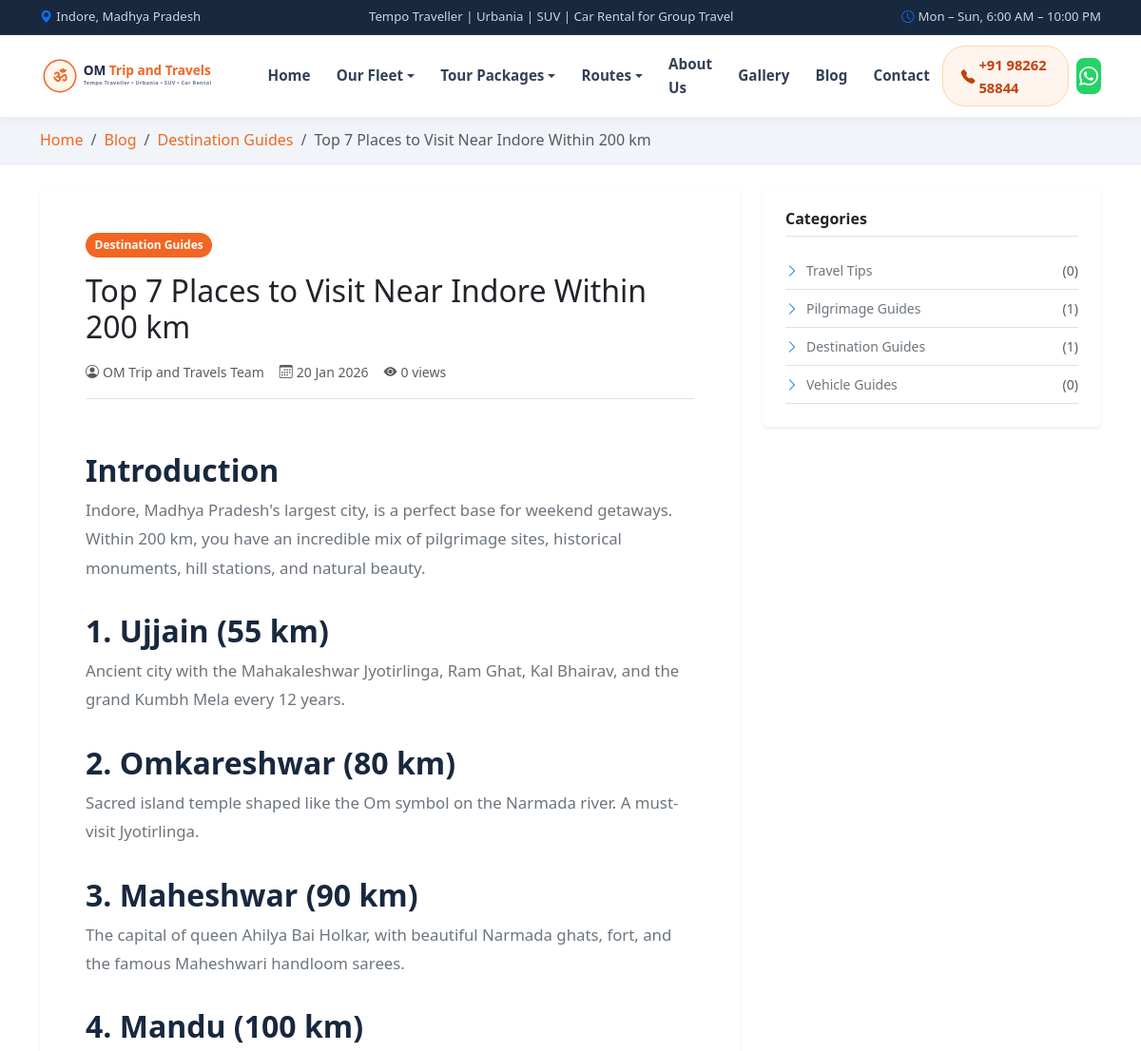
Page /blog/top-places-to-visit-near-indore (upper part) on the earlier database version.
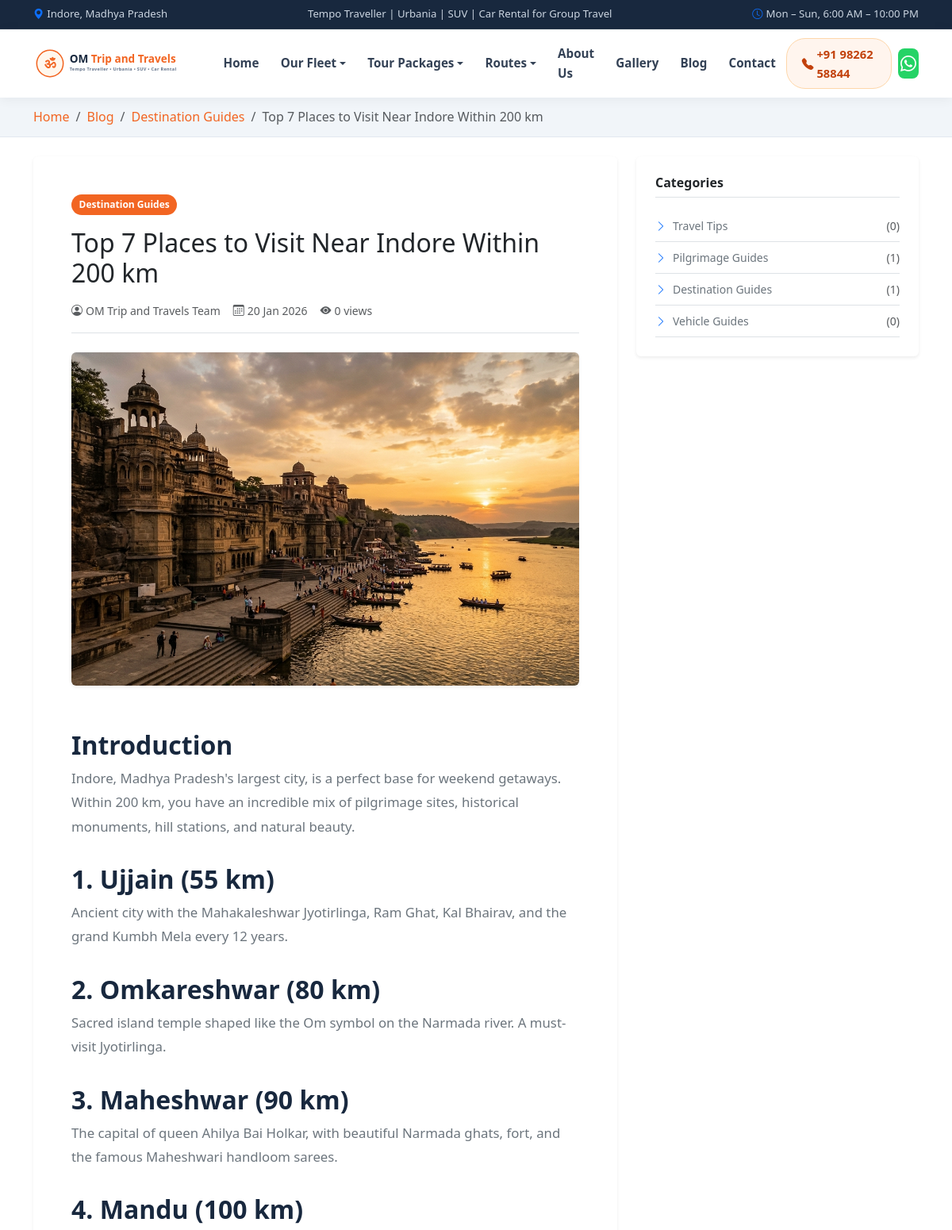
Same page on the later database version.
### tables this page shows
CREATE TABLE IF NOT EXISTS `blog_posts` (
  `id` INT UNSIGNED AUTO_INCREMENT PRIMARY KEY,
  `category_id` INT UNSIGNED NULL,
  `author_id` INT UNSIGNED NULL,
  `title` VARCHAR(300) NOT NULL,
  `slug` VARCHAR(320) UNIQUE NOT NULL,
  `excerpt` VARCHAR(500) NULL,
  `content` LONGTEXT NOT NULL,
  `featured_image` VARCHAR(255) NULL,
  `og_image` VARCHAR(255) NULL,
  `status` ENUM('draft','scheduled','published') NOT NULL DEFAULT 'draft',
  `published_at` DATETIME NULL,
  `meta_title` VARCHAR(255) NULL,
  `meta_description` VARCHAR(500) NULL,
  `views` INT UNSIGNED NOT NULL DEFAULT 0,
  `created_at` DATETIME NOT NULL DEFAULT CURRENT_TIMESTAMP,
  `updated_at` DATETIME NOT NULL DEFAULT CURRENT_TIMESTAMP ON UPDATE CURRENT_TIMESTAMP,
  CONSTRAINT `fk_posts_category` FOREIGN KEY (`category_id`) REFERENCES `blog_categories`(`id`) ON DELETE SET NULL,
  CONSTRAINT `fk_posts_author` FOREIGN KEY (`author_id`) REFERENCES `admins`(`id`) ON DELETE SET NULL,
  INDEX `idx_posts_status` (`status`),
  INDEX `idx_posts_published` (`published_at`),
  INDEX `idx_posts_category` (`category_id`)
);

CREATE TABLE IF NOT EXISTS `blog_categories` (
  `id` INT UNSIGNED AUTO_INCREMENT PRIMARY KEY,
  `name` VARCHAR(100) NOT NULL,
  `slug` VARCHAR(120) UNIQUE NOT NULL,
  `description` VARCHAR(500) NULL,
  `sort_order` SMALLINT NOT NULL DEFAULT 0,
  `is_active` TINYINT(1) NOT NULL DEFAULT 1,
  `created_at` DATETIME NOT NULL DEFAULT CURRENT_TIMESTAMP
);

### app/Core/Controller.php (called while the page is built, shortened)
<?php
abstract class Controller
{
    protected function view(
        string $template,
        array $data = [],
        string|false $layout = ''
    ): void {
        $data = array_merge($this->globalViewData(), $data);
        View::render($template, $data, $layout);
    }
    protected function globalViewData(): array
    {
        return [
            'flash_success' => Session::getFlash('success'),
            'flash_error'   => Session::getFlash('error'),
            'flash_info'    => Session::getFlash('info'),
            'flash_warning' => Session::getFlash('warning'),
            'current_admin' => Session::getAdmin(),
            'current_url'   => currentUrl(),
        ];
    }
}

### app/Controllers/BlogController.php (called while the page is built, shortened)
<?php
class BlogController extends Controller
{
    public function show($params = []): void
    {
        $slug = is_array($params) ? ($params['slug'] ?? (reset($params) ?: '')) : (string)$params;
        $blogModel = new BlogPost();
        $post = $blogModel->findBySlug($slug);
        $this->view('blog/show', compact(
            'post', 'tags', 'related', 'categories', 'pageUrl',
            'pageTitle', 'metaDescription', 'ogImage', 'canonical',
            'schemaMarkup', 'settings'
        ));
    }
}

### public/index.php (called while the page is built, shortened)
<?php
$router = new Router();
$router->get('/', 'App\Controllers\HomeController', 'index');
$router->get('/fleet', 'App\Controllers\FleetController', 'index');
$router->get('/fleet/{slug}', 'App\Controllers\FleetController', 'show');
$router->get('/packages', 'App\Controllers\PackageController', 'index');
$router->get('/packages/{slug}', 'App\Controllers\PackageController', 'show');
$router->get('/blog', 'App\Controllers\BlogController', 'index');
$router->get('/blog/category/{slug}', 'App\Controllers\BlogController', 'category');
$router->get('/blog/tag/{slug}', 'App\Controllers\BlogController', 'tag');
$router->get('/blog/{slug}', 'App\Controllers\BlogController', 'show');
$router->get('/about', 'App\Controllers\PageController', 'about');
$router->get('/contact', 'App\Controllers\PageController', 'contact');
$router->get('/gallery', 'App\Controllers\PageController', 'gallery');
$router->get('/testimonials', 'App\Controllers\PageController', 'testimonials');
$router->get('/faq', 'App\Controllers\PageController', 'faq');
$router->get('/booking', 'App\Controllers\PageController', 'booking');
$router->get('/airport-transfers', 'App\Controllers\PageController', 'airportTransfers');
$router->get('/privacy', 'App\Controllers\PageController', 'privacy');
$router->get('/terms', 'App\Controllers\PageController', 'terms');
$router->get('/sitemap.xml', 'App\Controllers\SeoController', 'sitemap');
$router->get('/robots.txt', 'App\Controllers\SeoController', 'robots');
$router->post('/contact', 'App\Controllers\EnquiryController', 'contactSubmit');
$router->post('/booking', 'App\Controllers\EnquiryController', 'bookingSubmit');
$router->post('/api/click-log', 'App\Controllers\ApiController', 'clickLog');
$router->post('/api/enquiry',   'App\Controllers\ApiController', 'quickEnquiry');
$router->any('/admin/login',   'App\Controllers\Admin\AuthController', 'login');
$router->get('/admin/logout',  'App\Controllers\Admin\AuthController', 'logout');
$router->any('/admin/forgot',  'App\Controllers\Admin\AuthController', 'forgot');
$router->any('/admin/reset',   'App\Controllers\Admin\AuthController', 'reset');
$router->get('/admin',           'App\Controllers\Admin\DashboardController', 'index');
$router->get('/admin/dashboard', 'App\Controllers\Admin\DashboardController', 'index');
$router->get('/admin/enquiries',              'App\Controllers\Admin\EnquiryController', 'index');
$router->get('/admin/enquiries/{id}',         'App\Controllers\Admin\EnquiryController', 'show');
$router->post('/admin/enquiries/{id}/status', 'App\Controllers\Admin\EnquiryController', 'updateStatus');
$router->post('/admin/enquiries/{id}/note',   'App\Controllers\Admin\EnquiryController', 'addNote');
$router->post('/admin/enquiries/{id}/delete', 'App\Controllers\Admin\EnquiryController', 'delete');
$router->get('/admin/vehicles',               'App\Controllers\Admin\VehicleController', 'index');
$router->any('/admin/vehicles/create',        'App\Controllers\Admin\VehicleController', 'create');
$router->any('/admin/vehicles/{id}/edit',     'App\Controllers\Admin\VehicleController', 'edit');
$router->post('/admin/vehicles/{id}/delete',  'App\Controllers\Admin\VehicleController', 'delete');
$router->post('/admin/vehicles/{id}/toggle',  'App\Controllers\Admin\VehicleController', 'toggle');
$router->get('/admin/packages',               'App\Controllers\Admin\PackageController', 'index');
$router->any('/admin/packages/create',        'App\Controllers\Admin\PackageController', 'create');
$router->any('/admin/packages/{id}/edit',     'App\Controllers\Admin\PackageController', 'edit');
$router->post('/admin/packages/{id}/delete',  'App\Controllers\Admin\PackageController', 'delete');
$router->get('/admin/blog',                   'App\Controllers\Admin\BlogController', 'index');
$router->get('/admin/blogs',                  'App\Controllers\Admin\BlogController', 'index');
$router->any('/admin/blog/create',            'App\Controllers\Admin\BlogController', 'create');
$router->any('/admin/blog/{id}/edit',         'App\Controllers\Admin\BlogController', 'edit');
$router->post('/admin/blog/{id}/delete',      'App\Controllers\Admin\BlogController', 'delete');
$router->get('/admin/testimonials',               'App\Controllers\Admin\TestimonialController', 'index');
$router->any('/admin/testimonials/create',        'App\Controllers\Admin\TestimonialController', 'create');
$router->any('/admin/testimonials/{id}/edit',     'App\Controllers\Admin\TestimonialController', 'edit');
$router->post('/admin/testimonials/{id}/delete',  'App\Controllers\Admin\TestimonialController', 'delete');
$router->get('/admin/gallery',                'App\Controllers\Admin\GalleryController', 'index');
$router->any('/admin/gallery/upload',         'App\Controllers\Admin\GalleryController', 'upload');
$router->post('/admin/gallery/{id}/delete',   'App\Controllers\Admin\GalleryController', 'delete');
$router->get('/admin/banners',                'App\Controllers\Admin\BannerController', 'index');
$router->any('/admin/banners/create',         'App\Controllers\Admin\BannerController', 'create');
$router->any('/admin/banners/{id}/edit',      'App\Controllers\Admin\BannerController', 'edit');
$router->post('/admin/banners/{id}/delete',   'App\Controllers\Admin\BannerController', 'delete');
$router->get('/admin/faqs',                   'App\Controllers\Admin\FaqController', 'index');
$router->any('/admin/faqs/create',            'App\Controllers\Admin\FaqController', 'create');
$router->any('/admin/faqs/{id}/edit',         'App\Controllers\Admin\FaqController', 'edit');
$router->post('/admin/faqs/{id}/delete',      'App\Controllers\Admin\FaqController', 'delete');
$router->any('/admin/settings',               'App\Controllers\Admin\SettingsController', 'index');
$router->any('/admin/settings/seo',           'App\Controllers\Admin\SettingsController', 'seo');
$router->any('/admin/settings/whatsapp',      'App\Controllers\Admin\SettingsController', 'whatsapp');
$router->any('/admin/settings/scripts',       'App\Controllers\Admin\SettingsController', 'scripts');
$router->get('/admin/seo',                    'App\Controllers\Admin\SeoController', 'index');
$router->any('/admin/seo/{page_key}',         'App\Controllers\Admin\SeoController', 'edit');
$router->get('/admin/admins',                 'App\Controllers\Admin\AdminUserController', 'index');
$router->any('/admin/admins/create',          'App\Controllers\Admin\AdminUserController', 'create');
$router->any('/admin/admins/{id}/edit',       'App\Controllers\Admin\AdminUserController', 'edit');
$router->post('/admin/admins/{id}/delete',    'App\Controllers\Admin\AdminUserController', 'delete');
$router->any('/admin/change-password',        'App\Controllers\Admin\AdminUserController', 'changePassword');
$router->get('/admin/activity-log',           'App\Controllers\Admin\AdminUserController', 'activityLog');
$router->post('/admin/media/upload',          'App\Controllers\Admin\MediaController', 'upload');
$router->post('/admin/media/delete',          'App\Controllers\Admin\MediaController', 'delete');
$router->setNotFound(function () {
    http_response_code(404);
    View::render('errors/404', ['title' => '404 — Page Not Found'], 'layouts/main');
});
$router->setMethodNotAllowed(function () {
    http_response_code(405);
    echo '<h1>405 — Method Not Allowed</h1>';
});
$router->dispatch();

### app/Core/Database.php (called while the page is built, shortened)
<?php
class Database
{
    private ?PDO $pdo = null;
    private function connect(): void
    {
        $sqlitePath = dirname(__DIR__, 2) . '/storage/database.sqlite';
        $host = env('DB_HOST', 'localhost');
        $port = env('DB_PORT', '3306');
        $name = env('DB_NAME', '');
        $user = env('DB_USER', '');
        $pass = env('DB_PASS', '');
        $dsn = "mysql:host={$host};port={$port};dbname={$name};charset=utf8mb4";
        $options = [
            PDO::ATTR_ERRMODE            => PDO::ERRMODE_EXCEPTION,
            PDO::ATTR_DEFAULT_FETCH_MODE => PDO::FETCH_ASSOC,
            PDO::ATTR_EMULATE_PREPARES   => false,
            PDO::ATTR_TIMEOUT            => 1,
            PDO::MYSQL_ATTR_INIT_COMMAND => "SET NAMES utf8mb4 COLLATE utf8mb4_unicode_ci",
        ];
        try {
            $this->pdo       = new PDO($dsn, $user, $pass, $options);
            $this->connected = true;
        } catch (PDOException $e) {
            $this->connected = false;
            error_log('DB Connection Failed: ' . $e->getMessage());
            if (file_exists($sqlitePath)) {
                try {
                    $this->pdo = new PDO("sqlite:" . $sqlitePath);
                    $this->pdo->setAttribute(PDO::ATTR_ERRMODE, PDO::ERRMODE_EXCEPTION);
                    $this->pdo->setAttribute(PDO::ATTR_DEFAULT_FETCH_MODE, PDO::FETCH_ASSOC);
                    $this->connected = true;
                } catch (\Throwable $ex) {}
            }
        }
    }
    public function query(string $sql, array $params = []): \PDOStatement|false
    {
        try {
            $stmt = $this->pdo->prepare($sql);
            $stmt->execute($params);
            return $stmt;
        } catch (PDOException $e) {
            error_log('DB Query Error: ' . $e->getMessage() . ' | SQL: ' . $sql);
            return false;
        }
    }
    public function fetchOne(string $sql, array $params = []): ?array
    {
        $stmt = $this->query($sql, $params);
        $row = $stmt->fetch();
        return $row ?: null;
    }
}

### app/Helpers/functions.php (called while the page is built, shortened)
<?php
if (!function_exists('env')) {
    function env(string $key, string $default = ''): string
    {
        $value = $_ENV[$key] ?? getenv($key);
        return ($value !== false && $value !== null) ? (string) $value : $default;
    }
}
if (!function_exists('raw')) {
    function raw(mixed $value): string
    {
        return (string) $value;
    }
}
if (!function_exists('formatDate')) {
    function formatDate(string|int $date, string $format = 'd M Y'): string
    {
        $ts = strtotime($date);
        return $ts !== false ? date($format, $ts) : $date;
    }
}

### app/Models/BlogPost.php (called while the page is built, shortened)
<?php
class BlogPost extends BaseModel
{
    public function findBySlug(string $slug): ?array
    {
        $now = date('Y-m-d H:i:s');
        return $this->db->fetchOne("
            SELECT p.*, c.name AS category_name, c.slug AS category_slug, a.name AS author_name
            FROM blog_posts p
            LEFT JOIN blog_categories c ON p.category_id = c.id
            LEFT JOIN admins a ON p.author_id = a.id
            WHERE p.slug = ? AND p.status = 'published' AND p.published_at <= ?
            LIMIT 1
        ", [$slug, $now]);
    }
    public function incrementViews(int $id): void
    {
        $this->db->query("UPDATE blog_posts SET views = views + 1 WHERE id = ?", [$id]);
    }
}

### app/Views/blog/show.php (the view, shortened to what the changed rows need)
<div class="breadcrumb-nav">
    <div class="container">
        <ol class="breadcrumb mb-0 small">
            <li class="breadcrumb-item"><a href="/">Home</a></li>
            <li class="breadcrumb-item"><a href="/blog">Blog</a></li>
            <?php if (!empty($post['category_name'])): ?>
            <li class="breadcrumb-item"><a href="/blog/category/<?= htmlspecialchars($post['category_slug']) ?>"><?= htmlspecialchars($post['category_name']) ?></a></li>
            <?php endif; ?>
            <li class="breadcrumb-item active"><?= htmlspecialchars($post['title']) ?></li>
        </ol>
    </div>
</div>
<div class="container py-4">
    <div class="row g-4">
        <div class="col-lg-8">
            <article class="card p-4 p-md-5 border-0 shadow-sm mb-4">
                <?php if (!empty($post['category_name'])): ?>
                <span class="blog-category-badge align-self-start mb-3"><?= htmlspecialchars($post['category_name']) ?></span>
                <?php endif; ?>
                <h1 class="h2 fw-extrabold mb-3"><?= htmlspecialchars($post['title']) ?></h1>
                <div class="d-flex align-items-center text-muted small mb-4 pb-3 border-bottom">
                    <span class="me-3"><i class="bi bi-person-circle me-1"></i><?= htmlspecialchars($post['author_name'] ?: 'OM Trip and Travels Team') ?></span>
                    <span class="me-3"><i class="bi bi-calendar3 me-1"></i><?= formatDate($post['published_at'] ?? $post['created_at']) ?></span>
                    <span><i class="bi bi-eye-fill me-1"></i><?= (int)$post['views'] ?> views</span>
                </div>
                <?php if (!empty($post['featured_image'])): ?>
                <div class="mb-4">
                    <img src="<?= htmlspecialchars($post['featured_image']) ?>" alt="<?= htmlspecialchars($post['title']) ?>"
                         class="img-fluid rounded shadow-sm w-100" style="max-height:420px; object-fit:cover;">
                </div>
                <?php endif; ?>
                <div class="blog-content mb-4 text-secondary">
                    <?= raw($post['content']) ?>
                </div>
            </article>
        </div>
    </div>
</div>

Differences in the rows shown:
changed blog_posts "Top 7 Places to Visit Near Indore Within 200 km": featured_image: picture added
